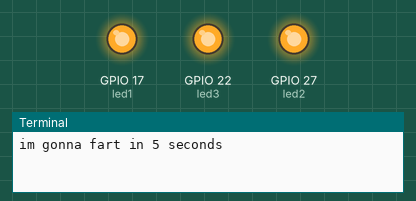
Recording of a program running on a simulated Raspberry Pi (BCM pin numbers). Parts: output pins drawn as LEDs (lit = HIGH), the last lines printed to the terminal. At 5.0 s the program stops and its outputs stay as they are.

Above: at 0.1 s.
At 5.1 s:
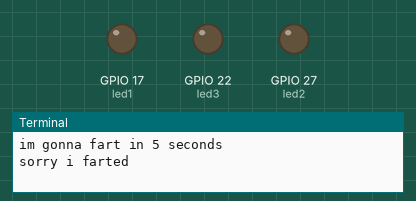
Timing chart, 0 to 6.5 s (numbered marks = the images above):
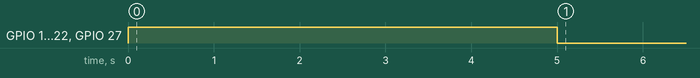

Measured:
- by itself, GPIO 17 (led1), GPIO 22 (led3), GPIO 27 (led2): LOW → HIGH at 0.00 s, → LOW 5.0 s later

The program:

led_control_gpiozero.py
```python
from gpiozero import LED
from time import sleep

led1 = LED(17)
led2 = LED(27)
led3 = LED(22)

led1.on()
led2.on()
led3.on()

print("im gonna fart in 5 seconds")
sleep(5)

led1.off()
led2.off()
led3.off()

print("sorry i farted")
```
